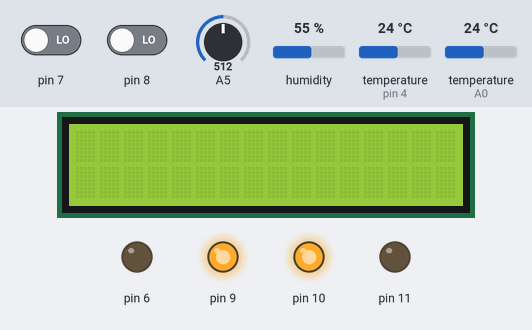
The sketch below on a simulated Arduino Uno, built with avr-gcc and run on an emulated ATmega328P. Shown: 16×2 character LCD, output pins drawn as LEDs (lit = HIGH). Dashed ring = blinking. The inputs (shaded band) are chosen by the test bench; at power-on: A5 = 512, pin 7 LOW, pin 8 LOW, humidity 55 %, temperature (sensors on pin 4, A0) 24 °C.

Above: at 1.3 s.
1.4 s: A5 set to 105
2.9 s: A5 set to 92
At 4.8 s:
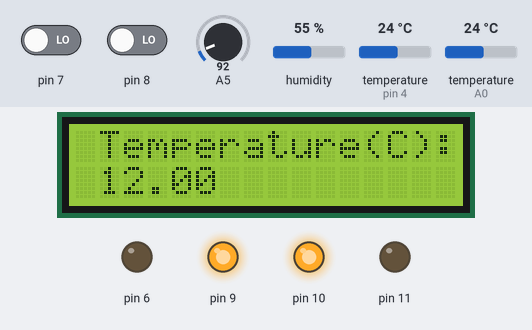
7.5 s: pin 7 driven HIGH
At 17.4 s:
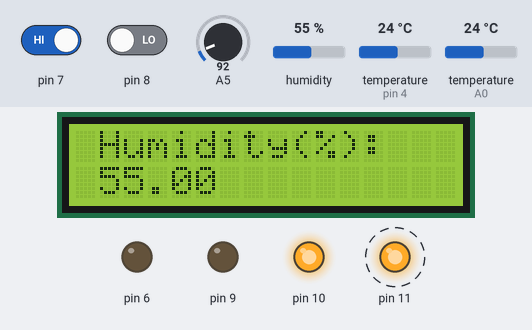
18.3 s: pin 8 driven HIGH
At 19.3 s:
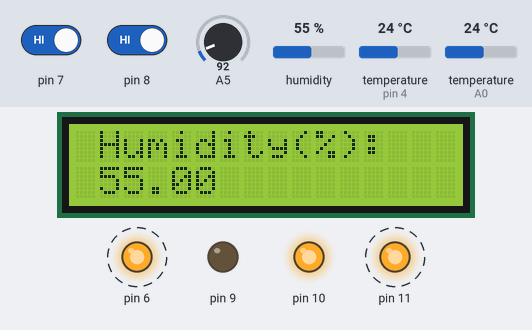
25.8 s: humidity set to 22 %
At 26.9 s:
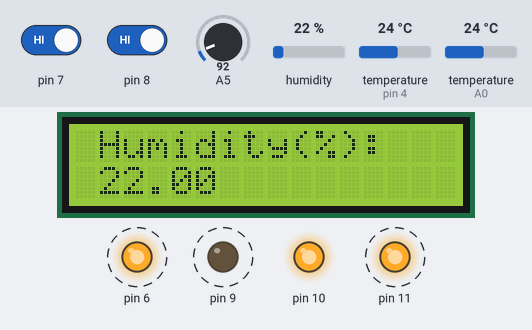
29.8 s: humidity set to 40 %
At 33.8 s:
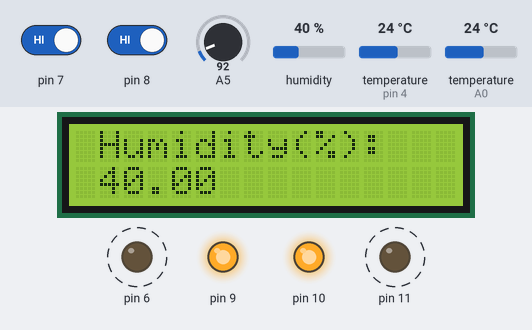
Timing chart, 0 to 34.8 s (numbered marks = the images above; inputs shaded):
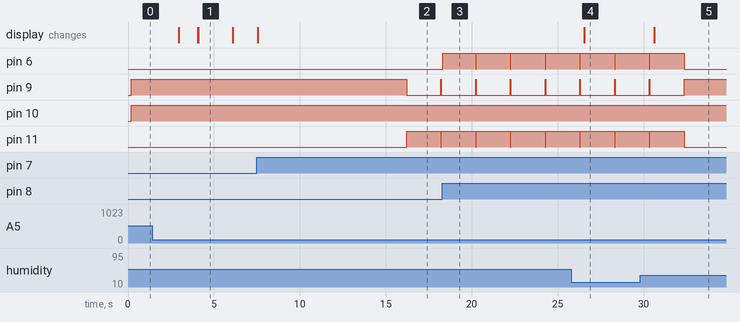

Measured:
- the behaviour switches between 100 and 99 on A5 (found by bisection; images 0 and 1)
- after the input at 1.4 s, every drawn part: stays the same
- after the input at 2.9 s, the display: changes at once (image 1)
- after the input at 7.5 s, the display: changes at once (image 2)
- after the input at 18.3 s, pin 6: alternates HIGH for 2.0 s and LOW for 0.02 s, starting at once
- after the input at 25.8 s, the display: changes after 0.76 s (image 4)
- after the input at 29.8 s, the display: changes after 0.83 s (image 5)
- what the display in image 1 shows lasts 2.0 s, from 4.1 s to 6.1 s

The sketch:

main.ino
```cpp
#include <Wire.h>
#include <LiquidCrystal_I2C.h>
#include "DHT.h"
#include <OneWire.h>
#include <DallasTemperature.h>
#include "Projektfgv.h"

OneWire  ds(A0);              // a A0. kivezetéshez kell kapcsolni a chip data kivezetését
byte ds_data[9];              //kiolvasott adtok tárolására
float homerseklet;            //ebbe a változóba kerül a kiolvasott hőmérséklet
bool meres=true;              //azért, hogy ne kelljen delay()-t használni, az egyik loop() ciklusban utasítjuk a Dallas chip-et
                              //hogy mérjen, míg a következőben kiolvassuk a mért értéket. Ez jelzi, amikor csak mérni kell
long ido_tmp=millis();


#define DHTPIN 4
#define DHTTYPE DHT11
DHT dht(DHTPIN, DHTTYPE);

#define ONE_WIRE_BUS 5
#define TEMPERATURE_PRECISION 9
OneWire oneWire(ONE_WIRE_BUS);
DallasTemperature sensors(&oneWire);
DeviceAddress tempDeviceAddress;

#define MOTOR 6


#define BUTTON_Y 7
#define BUTTON_R 8

int tempeatureHumidity = 1;
bool ventilator = false;
bool wasPushed1 = false;
bool wasPushed2 = false;

Projektfgv projektfgv();

LiquidCrystal_I2C lcd(0x27,16,2);

void setup()
{
  pinMode(5,INPUT);
  pinMode(6,OUTPUT);
  pinMode(9,OUTPUT);
  pinMode(10,OUTPUT);
  pinMode(11,OUTPUT);
  dht.begin();
  lcd.init();
  lcd.init();
  lcd.backlight();

}

float Homerseklet()
{
  if(millis()>ido_tmp+2000) { //két másodperc után foglalkozunk a hőmérséklet mérés indítással, vagy az eredmény kiolvasással
    if (meres) {              //ha meres=1 akkor arra utasítjuk majd a chip-et, hogy végezzen egy mérést, ha 0 akkor kiolvasunk (else ág)
      if (ds.reset()==1) {    //itt 1-el jelez, ha a reset jelre válaszol egy DS18b20, tehát van a vonalon chip. Ha nincs a vonalon DS18b20, akkor ez 0.
         ds.skip();           //ezzel azt mondjuk a chip-nek, hogy egyedül van a vonalon, nem adunk meg eszköz címet, mindenképpen csinálja amira utasítást kap
         ds.write(0x44,1);    //elinditunk egy mérést a chip-ben
         meres=false;         //ezzel jelezzük, hogy elindítottunk egy mérést, 750msec múlva ki lehet olvasni a mért hőmérsékletet
       }
       else {Serial.println("Nincs DS18b20 a vonalon!");}  //meres változót nem állítjuk false-ra, így várunk amíg lesz chip a vonalon
    }
    else {                    //mivel volt eszköz a vonalon és az előző ciklusban mért is egyet, ki fogjuk olvasni az eredményt
      ds.reset();             //érdekes, de itt már mindenképpen 1 volt a ds.reset() válasza, ha nem volt eszköz a vonalon, akkor is,
                              //így itt már nem is vizsgálom. Viszont mivel itt nem vizsgálom, egy fals mérés lehetséges.
                              //Ennek eredménye 0.00fok, amiről nem lehet megállapítani, hogy nem valós mért érték.
      ds.skip();              //ezzel azt mondjuk a chip-nek, hogy egyedül van a vonalon, nem adunk meg eszköz címet, mindenképpen csinálja amira utasítást kap
      ds.write(0xBE);         // Chip memóriájának olvasása következik
      for ( byte i=0;i<9;i++) {ds_data[i]=ds.read();}    // 9 bytot olvasunk ki
      //ds_data[3]=0;         //ez egy mesterséges crc hiba előállítás, hogy meglássuk működik-e a crc vizsgálat. Helyes működéshez ki kell kommentezni ezt a sort
      if ( OneWire::crc8(ds_data,8)!=ds_data[8]) {Serial.println("CRC hiba a kiolvasott adatokban!");}
      else {
        homerseklet=(float) (((ds_data[1]<<8)|ds_data[0])/16.0);          //mert értek visszaadása
        Serial.print("Hőmérséklet:");Serial.println(homerseklet);
        meres=true;                                                       //ezzel jelezzük, hogy következő ciklusban mérést kell indítani
      }
    }
    ido_tmp=millis();
    return homerseklet;
}}

float averageTemp(float temp1, float temp2) {
  // Visszaadja a két hőmérséklet átlagát.
  return (temp1 + temp2) / 2;
}

void printAddress(DeviceAddress deviceAddress)
{
  for (uint8_t i = 0; i < 8; i++)
  {
    if (deviceAddress[i] < 16) Serial.print("0");
    Serial.print(deviceAddress[i], HEX);
  }
}

float GetDallasTemp()
{
  for(int i=0;i<sensors.getDeviceCount(); i++)
  {
    if(sensors.getAddress(tempDeviceAddress, i))
 {
    Serial.print("Found device ");
    Serial.print(i, DEC);
    Serial.print(" with address: ");
    printAddress(tempDeviceAddress);
    Serial.println();

    Serial.print("Setting resolution to ");
    Serial.println(TEMPERATURE_PRECISION, DEC);

    // set the resolution to TEMPERATURE_PRECISION bit (Each Dallas/Maxim device is capable of several different resolutions)
    sensors.setResolution(tempDeviceAddress, TEMPERATURE_PRECISION);

    Serial.print("Resolution actually set to: ");
    Serial.print(sensors.getResolution(tempDeviceAddress), DEC);
    Serial.println();
  }
    //lcd.print(/*dht.readTemperature()*/);
    return sensors.getTempC(tempDeviceAddress);
    break;
  }

}

bool isItHot(float currentTemp) {
  // Megnézi, hogy a mostani hőmérséklet szerint meleg van-e.

  if(currentTemp > 25) {
    return true;
  } else {
    return false;
  }
}

bool isButtonHeld(int pin){

  if(digitalRead(pin) == HIGH) {
    if(wasPushed1 == false) {
      wasPushed1 = true;
      return true;
    } else {
      return false;
    }
  } else {

    wasPushed1 = false;
    return false;
  }
}
bool isButtonHeld1(int pin){

  if(digitalRead(pin) == HIGH) {
    if(wasPushed2 == false) {
      wasPushed2 = true;
      return true;
    } else {
      return false;
    }
  } else {

    wasPushed2 = false;
    return false;
  }
}

void manageRGBLED(float currentTemp, int redPin, int bluePin, int greenPin) {
  // Ha hőmérséklet nagyobb mint az első int, a pirosra ír 255-öt, ha kisebb akkor meg a kékre.
  if(isItHot(currentTemp)) {
    // Magas hőmérséklet
    digitalWrite(bluePin, HIGH);
    digitalWrite(greenPin,HIGH);
    digitalWrite(redPin, LOW);
  } else {
    // Alacsony hőmérséklet
    digitalWrite(redPin, HIGH);
    digitalWrite(greenPin, HIGH);
    digitalWrite(bluePin, LOW);
  }
}
void loop()
{
  float avgTemp = (Homerseklet()+ dht.readTemperature())/2;

  if(isButtonHeld(7))
  {
    switch (tempeatureHumidity) {
  case 0:
    tempeatureHumidity = 1;
    break;
  case 1:
    tempeatureHumidity = 0;
    break;
  }
  }
  if(isButtonHeld1(8))
  {
    switch (ventilator) {
  case false:
    ventilator = true;
    break;
  case true:
    ventilator = false;
    break;
  }
  }

  if(analogRead(5) < 100)
  {
    switch (tempeatureHumidity) {
  case 0:
    lcd.setCursor(1,0);
    lcd.println("Humidity(%):   ");
    lcd.setCursor(1,1);
    lcd.print(dht.readHumidity());
    break;
  case 1:
    lcd.setCursor(1,0);
    lcd.println("Temperature(C):");
    lcd.setCursor(1,1);

    lcd.print(avgTemp);
    break;
  }
  }
  else{
    lcd.setCursor(1,0);
    lcd.println("                 ");
    lcd.setCursor(1,1);
    lcd.println("                 ");
    }

  if(ventilator && isItHot(avgTemp))
    {analogWrite(6,255);}
    else analogWrite(6,0);


  manageRGBLED(avgTemp, 9, 11, 10);

}
```

Projektfgv.cpp
```cpp
#include "Arduino.h"
#include "Projektfgv.h"
Projektfgv::Projektfgv() {

}
float Projektfgv::averageTemp(float temp1, float temp2) {
  // Visszaadja a két hőmérséklet átlagát.
  return (temp1 + temp2) / 2;
}
bool Projektfgv::isButtonHeld(int pin){
  // Lenyomáskor adjon vissza true-t, ha nincs lenyomva akkor false-t.

  bool wasPushed = false;

  if(digitalRead(pin) == HIGH) {
    if(wasPushed == false) {
      wasPushed = true;
      return true;
    } else {
      return false;
    }
  } else {
    return false;
  }
}
bool Projektfgv::isItHot(float currentTemp) {
  // Megnézi, hogy a mostani hőmérséklet szerint meleg van-e.

  if(currentTemp > 25) {
    return true;
  } else {
    return false;
  }
}
void Projektfgv::manageRGBLED(float currentTemp, int redPin, int bluePin, int greenPin) {
  // Ha hőmérséklet nagyobb mint az első int, a pirosra ír 255-öt, ha kisebb akkor meg a kékre.
  if(isItHot(currentTemp)) {
    // Magas hőmérséklet
    digitalWrite(bluePin, LOW);
    digitalWrite(greenPin, LOW);
    digitalWrite(redPin, HIGH);
  } else {
    // Alacsony hőmérséklet
    digitalWrite(redPin, LOW);
    digitalWrite(greenPin, LOW);
    digitalWrite(bluePin, HIGH);
  }
}
```

Projektfgv.h
```cpp
#ifndef Projektfgv_h
#define Projektfgv_h
#include "Arduino.h"
class Projektfgv {
  public:
    Projektfgv();
    float averageTemp(float temp1,float temp2);
    bool isButtonHeld(int pin);
    bool isItHot(float currentTemp);
    void manageRGBLED(float currentTemp, int redPin, int bluePin, int greenPin);
};
#endif
```
